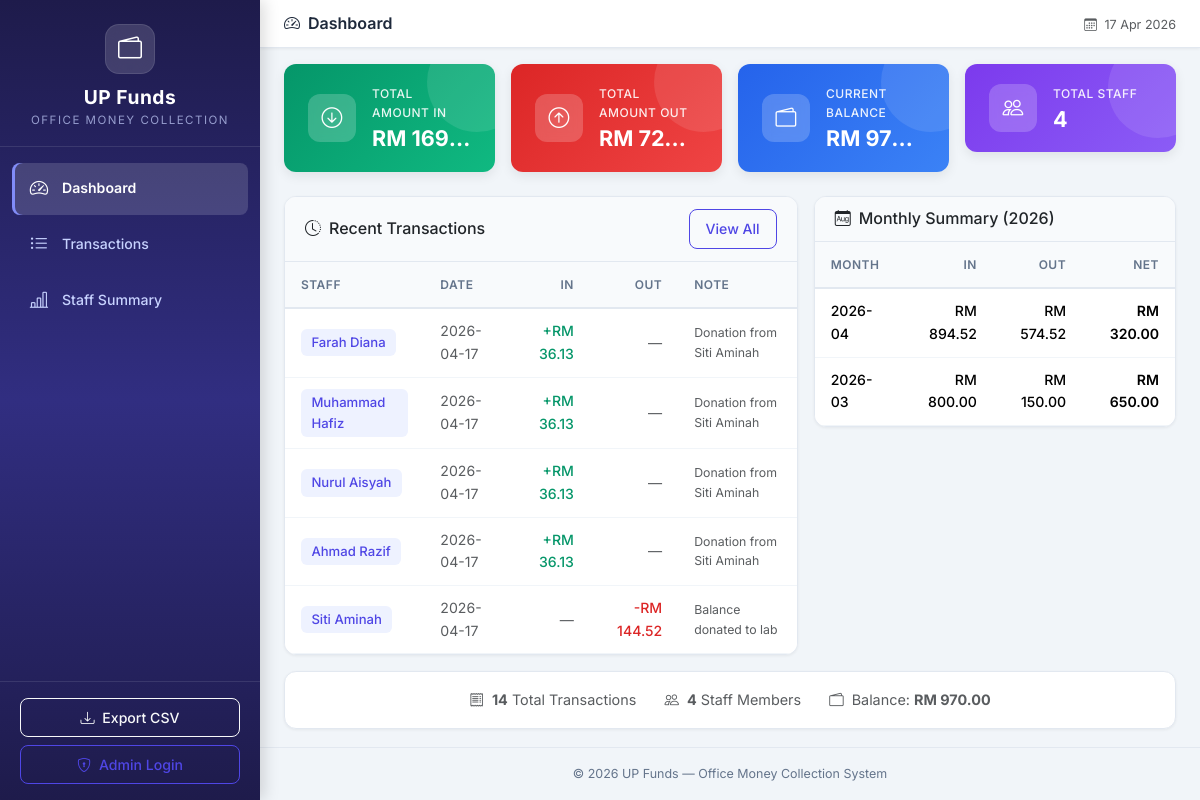
Before: / with the older database file.
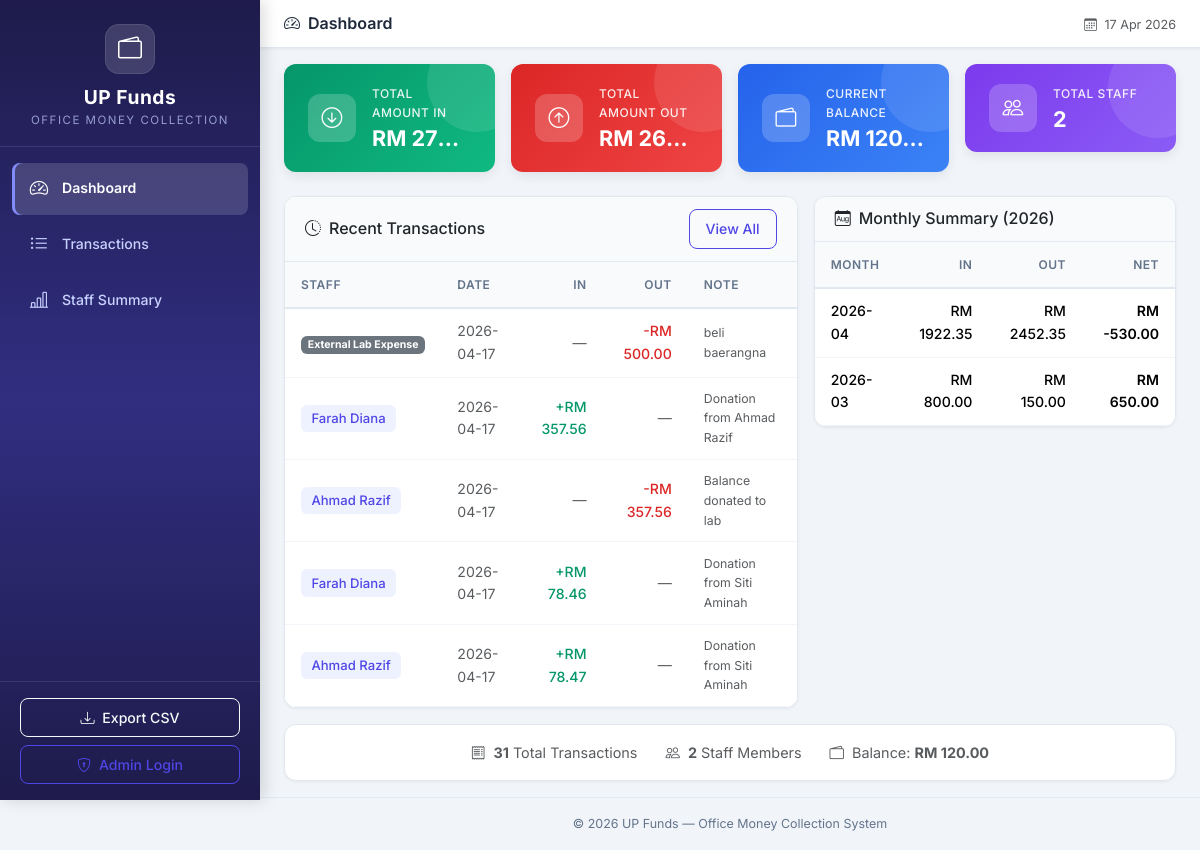
After: the same page with the newer database file.
### tables this page shows
CREATE TABLE cash_records (
            id INTEGER PRIMARY KEY AUTOINCREMENT,
            staff_id INTEGER,
            record_date DATE NOT NULL,
            amount_in REAL DEFAULT 0.00,
            amount_out REAL DEFAULT 0.00,
            expense_type TEXT DEFAULT 'shared',
            note TEXT DEFAULT '',
            created_at TIMESTAMP DEFAULT CURRENT_TIMESTAMP,
            updated_at TIMESTAMP DEFAULT CURRENT_TIMESTAMP,
            FOREIGN KEY (staff_id) REFERENCES staff(id)
        );

CREATE TABLE staff (
            id INTEGER PRIMARY KEY AUTOINCREMENT,
            name TEXT NOT NULL UNIQUE,
            is_active INTEGER DEFAULT 1,
            created_at TIMESTAMP DEFAULT CURRENT_TIMESTAMP
        );

### app.py (the view)
@app.route('/')
def dashboard():
    conn = get_db_connection()
    totals = conn.execute('''
        SELECT
            COALESCE(SUM(amount_in), 0) as total_in,
            COALESCE(SUM(amount_out), 0) as total_out
        FROM cash_records
    ''').fetchone()
    staff_count = conn.execute('SELECT COUNT(*) as count FROM staff WHERE is_active = 1').fetchone()['count']
    transaction_count = conn.execute('SELECT COUNT(*) as count FROM cash_records').fetchone()['count']
    recent = conn.execute('''
        SELECT cr.*, s.name as staff_name
        FROM cash_records cr
        LEFT JOIN staff s ON cr.staff_id = s.id
        ORDER BY cr.record_date DESC, cr.id DESC
        LIMIT 5
    ''').fetchall()
    monthly = conn.execute('''
        SELECT
            strftime('%Y-%m', record_date) as month,
            SUM(amount_in) as total_in,
            SUM(amount_out) as total_out
        FROM cash_records
        WHERE strftime('%Y', record_date) = strftime('%Y', 'now')
        GROUP BY strftime('%Y-%m', record_date)
        ORDER BY month DESC
    ''').fetchall()
    conn.close()
    return render_template('dashboard.html',
                           total_in=totals['total_in'],
                           total_out=totals['total_out'],
                           balance=totals['total_in'] - totals['total_out'],
                           staff_count=staff_count,
                           transaction_count=transaction_count,
                           recent=recent,
                           monthly=monthly)

### app.py (called while the page is built)
@app.context_processor
def inject_now():
    is_admin = session.get('role') == 'admin'
    return {'now': datetime.now(), 'is_admin': is_admin}

### database.py (called while the page is built)
def get_db_connection():
    conn = sqlite3.connect(DATABASE_PATH)
    conn.row_factory = sqlite3.Row  # Access columns by name
    conn.execute("PRAGMA foreign_keys = ON")  # Enable foreign key support
    return conn

### templates/dashboard.html (shortened to what the changed rows need)
{% extends 'base.html' %}
{% block content %}
<div class="row g-3 mb-4">
    <div class="col-sm-6 col-xl-3">
        <div class="summary-card card-green">
            <div class="card-info">
                <p class="card-label">Total Amount In</p>
                <h3 class="card-value">RM {{ "%.2f"|format(total_in) }}</h3>
            </div>
        </div>
    </div>
    <div class="col-sm-6 col-xl-3">
        <div class="summary-card card-red">
            <div class="card-info">
                <p class="card-label">Total Amount Out</p>
                <h3 class="card-value">RM {{ "%.2f"|format(total_out) }}</h3>
            </div>
        </div>
    </div>
    <div class="col-sm-6 col-xl-3">
        <div class="summary-card card-blue">
            <div class="card-info">
                <p class="card-label">Current Balance</p>
                <h3 class="card-value">RM {{ "%.2f"|format(balance) }}</h3>
            </div>
        </div>
    </div>
    <div class="col-sm-6 col-xl-3">
        <div class="summary-card card-purple">
            <div class="card-info">
                <p class="card-label">Total Staff</p>
                <h3 class="card-value">{{ staff_count }}</h3>
            </div>
        </div>
    </div>
</div>
<div class="row g-3">
    <div class="col-lg-7">
        <div class="card content-card">
            <div class="card-body p-0">
                {% if recent %}
                <div class="table-responsive">
                    <table class="table table-hover mb-0">
                        <thead>
                            <tr>
                                <th>Staff</th>
                                <th>Date</th>
                                <th class="text-end">In</th>
                                <th class="text-end">Out</th>
                                <th>Note</th>
                            </tr>
                        </thead>
                        <tbody>
                            {% for record in recent %}
                            <tr>
                                <td>
                                    {% if record['staff_name'] %}
                                        <span class="staff-badge">{{ record['staff_name'] }}</span>
                                    {% else %}
                                        <span class="badge bg-secondary">External Lab Expense</span>
                                    {% endif %}
                                </td>
                                <td class="text-muted">{{ record['record_date'] }}</td>
                                <td class="text-end">
                                    {% if record['amount_in'] > 0 %}
                                        <span class="amount-in">+RM {{ "%.2f"|format(record['amount_in']) }}</span>
                                    {% else %}
                                        <span class="text-muted">—</span>
                                    {% endif %}
                                </td>
                                <td class="text-end">
                                    {% if record['amount_out'] > 0 %}
                                        <span class="amount-out">-RM {{ "%.2f"|format(record['amount_out']) }}</span>
                                    {% else %}
                                        <span class="text-muted">—</span>
                                    {% endif %}
                                </td>
                                <td class="text-muted small">{{ record['note'][:30] }}{{ '...' if record['note']|length > 30 }}</td>
                            </tr>
                            {% endfor %}
                        </tbody>
                    </table>
                </div>
                {% endif %}
            </div>
        </div>
    </div>
    <div class="col-lg-5">
        <div class="card content-card">
            <div class="card-body p-0">
                {% if monthly %}
                <div class="table-responsive">
                    <table class="table table-hover mb-0">
                        <thead>
                            <tr>
                                <th>Month</th>
                                <th class="text-end">In</th>
                                <th class="text-end">Out</th>
                                <th class="text-end">Net</th>
                            </tr>
                        </thead>
                        <tbody>
                            {% for row in monthly %}
                            <tr>
                                <td class="fw-medium">{{ row['month'] }}</td>
                                <td class="text-end amount-in">RM {{ "%.2f"|format(row['total_in']) }}</td>
                                <td class="text-end amount-out">RM {{ "%.2f"|format(row['total_out']) }}</td>
                                <td class="text-end fw-semibold">RM {{ "%.2f"|format(row['total_in'] - row['total_out']) }}</td>
                            </tr>
                            {% endfor %}
                        </tbody>
                    </table>
                </div>
                {% else %}
                <div class="empty-state">
                    <i class="bi bi-calendar-x"></i>
                    <p>No data for this year</p>
                </div>
                {% endif %}
            </div>
        </div>
    </div>
</div>
<div class="row mt-3">
    <div class="col-12">
        <div class="card content-card">
            <div class="card-body text-center py-3">
                <span class="text-muted me-4">
                    <i class="bi bi-receipt me-1"></i>
                    <strong>{{ transaction_count }}</strong> Total Transactions
                </span>
                <span class="text-muted me-4">
                    <i class="bi bi-people me-1"></i>
                    <strong>{{ staff_count }}</strong> Staff Members
                </span>
                <span class="text-muted">
                    <i class="bi bi-wallet2 me-1"></i>
                    Balance: <strong>RM {{ "%.2f"|format(balance) }}</strong>
                </span>
            </div>
        </div>
    </div>
</div>
{% endblock %}

Changed rows visible on the page:
no longer on this page (row edited): cash_records: staff_name "Farah Diana", record_date "2026-04-17", amount_in "36.13", note "Donation from Siti Aminah"
no longer on this page (row edited): cash_records: staff_name "Muhammad Hafiz", record_date "2026-04-17", amount_in "36.13", note "Donation from Siti Aminah"
no longer on this page (row edited): cash_records: staff_name "Nurul Aisyah", record_date "2026-04-17", amount_in "36.13", note "Donation from Siti Aminah"
no longer on this page (row edited): cash_records: staff_name "Ahmad Razif", record_date "2026-04-17", amount_in "36.13", note "Donation from Siti Aminah"
no longer on this page (row edited): cash_records: staff_name "Siti Aminah", record_date "2026-04-17", amount_out "144.52", note "Balance donated to lab"
added cash_records: shows "External Lab Expense", record_date "2026-04-17", amount_out "500.00", note "beli baerangna"
added cash_records: staff_name "Farah Diana", record_date "2026-04-17", amount_in "357.56", note "Donation from Ahmad Razif"
added cash_records: staff_name "Ahmad Razif", record_date "2026-04-17", amount_out "357.56", note "Balance donated to lab"
added cash_records: staff_name "Farah Diana", record_date "2026-04-17", amount_in "78.46", note "Donation from Siti Aminah"
added cash_records: staff_name "Ahmad Razif", record_date "2026-04-17", amount_in "78.47", note "Donation from Siti Aminah"
Other visible differences:
{{ "%.2f"|format(total_in) }}: "169…" → "27…"
{{ "%.2f"|format(total_out) }}: "72…" → "26…"
{{ "%.2f"|format(balance) }}: "97…" → "120…"
{{ staff_count }}: "4" → "2"
{{ transaction_count }}: "14" → "31"
{{ "%.2f"|format(balance) }}: "970.00" → "120.00"
new list line: "2026-04 RM 1922.35 RM 2452.35 RM -530.00"
list line gone: "2026-04 RM 894.52 RM 574.52 RM 320.00"
